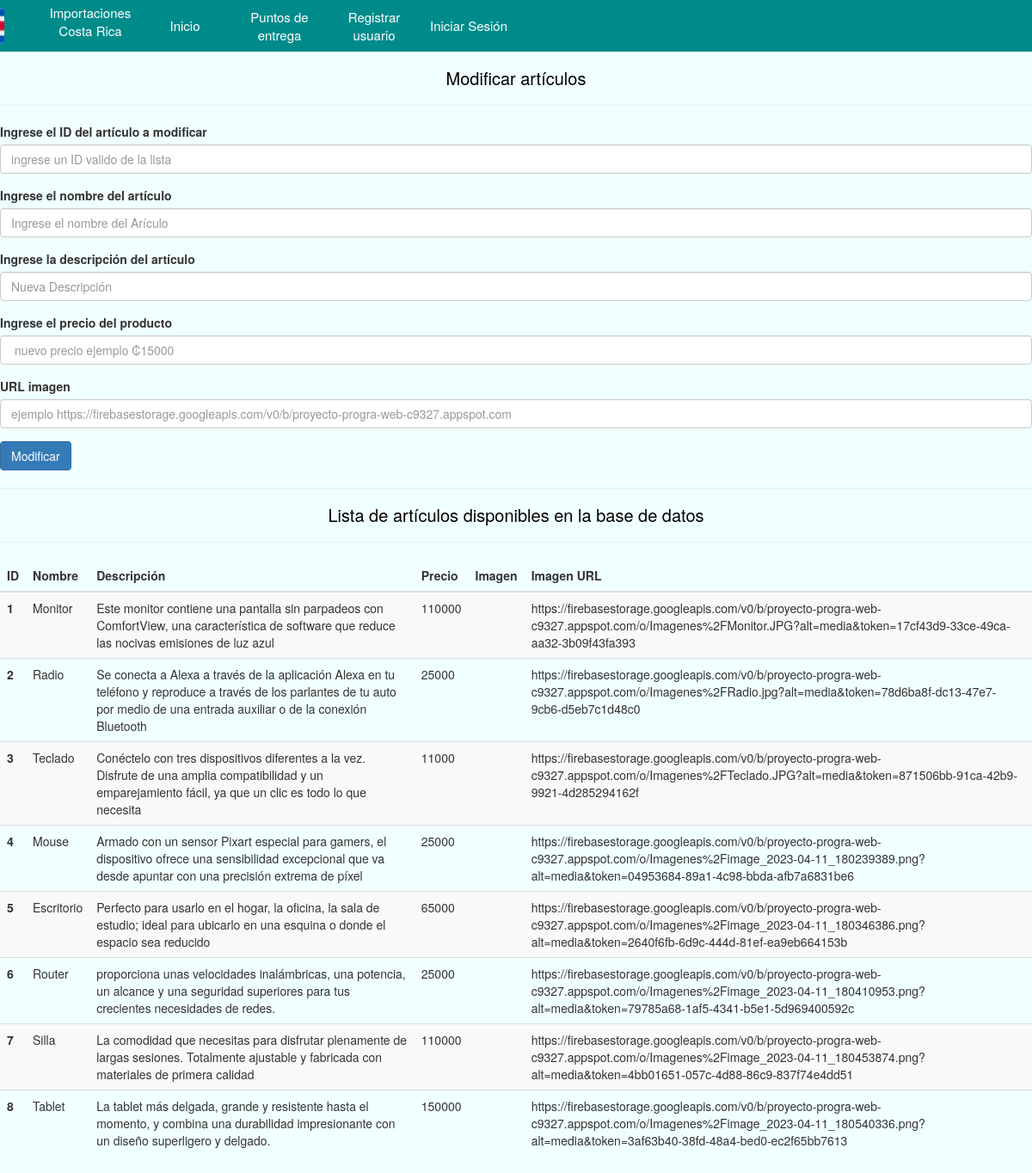
The app's page /ModificarArticulo.php with its own data.
### tables this page shows
create table articulos(
id int not null auto_increment,
nombre varchar(25) not null,
descripcion varchar(300) not null,
precio double not null,
imagen varchar(500) not null,
primary key(id));

### Entities/Articulo.php (called while the page is built, shortened)
<?php
function muestraArticulos(){
$conexion = Conecta();
if (mysqli_set_charset($conexion, "utf8")){
    $resultado = $conexion->query("select id, nombre, descripcion, precio, imagen from articulos");
}
return $resultado;
}
?>

### ModificarArticulo.php (the view, shortened to what this page needs)
<!DOCTYPE html>
<html lang="en">
<head>
</head>
<body>
<?php
include_once 'Include\navbar.php';
?>
<h1>Modificar artículos</h1>
<hr>
<form action="PHP\procesarRegistroProducto.php" method="POST" >
  <div class="form-group">
    <label for="productID">Ingrese el ID del artículo a modificar</label>
    <input type="number" class="form-control" id="productID" name="ID-Articulo" placeholder="ingrese un ID valido de la lista" requierd >
  </div>
  <div class="form-group">
    <label for="productNameField">Ingrese el nombre del artículo</label>
    <input type="textfield" class="form-control" id="productNameField" name="Nombre-Articulo" placeholder="Ingrese el nombre del Arículo" requierd>
  </div>
  <div class="form-group">
    <label for="descriptionField">Ingrese la descripción del artículo</label>
    <input type="textfield" class="form-control" id="descriptionField" name="Descripcion-Articulo" placeholder="Nueva Descripción" requierd>
  </div>
  <div class="form-group">
    <label for="priceField">Ingrese el precio del producto</label>
    <input type="number" class="form-control" id="priceField" name="Precio-Articulo" placeholder=" nuevo precio ejemplo ₡15000" requierd>
  </div>
  <div class="form-group">
    <label for="urlField">URL imagen</label>
    <input type="textfield" class="form-control" id="urlField" name="Imagen-Articulo" placeholder="ejemplo https://firebasestorage.googleapis.com/v0/b/proyecto-progra-web-c9327.appspot.com" requierd>
  </div>
  <button type="submit" class="btn btn-primary">Modificar</button>
</form>
<hr>
<h2 class="titulo-modificar">Lista de artículos disponibles en la base de datos</h1>
<hr>
<table class="table table-striped">
  <thead>
    <tr>
      <th scope="col">ID</th>
      <th scope="col">Nombre</th>
      <th scope="col">Descripción</th>
      <th scope="col">Precio</th>
      <th scope="col">Imagen</th>
      <th scope="col">Imagen URL</th>
    </tr>
  </thead>
  <tbody>
  <?php
include_once 'Entities\Articulo.php';
$selectArticulos = muestraArticulos();
while ($mostrar = mysqli_fetch_array($selectArticulos)){
 echo   "<tr>";
 echo   "<th scope='row'>$mostrar[id]</th>";
 echo   "<td>$mostrar[nombre]</td>";
 echo   "<td>$mostrar[descripcion]</td>";
 echo   "<td>$mostrar[precio]</td>";
 echo   "<td><img width='30px'src=$mostrar[imagen] alt=''></td>";
 echo   "<td>$mostrar[imagen]</td>";
 echo   "</tr>";
}
    ?>
  </tbody>
</table>
</body>
</html>

### Include/navbar.php (shortened to what this page needs)
<?php
if(empty($_SESSION)){
$acceso = 0;
}else{
$acceso = $_SESSION['acceso'];
$nombreSession = $_SESSION['Nombre'];
}
 echo   "<div class='gridContainer-Nav'>";
 echo   "<img src= Images\costa-rica.png width='60px' height='60px'>";
 echo   "<p class='nav-element-brand'>Importaciones Costa Rica</p>";
 echo   "<a class='nav-element' href='index.php'>Inicio</a>";
 echo   "<a class='nav-element' href='PuntosEntrega.php'>Puntos de entrega</a>";
 echo   "<a class='nav-element' href='Registrar.php'>Registrar usuario</a>";
if($acceso == 0 ){
echo   "<a class='nav-element' href='IniciarSesion.php'>Iniciar Sesión</a>";
}
echo   "</div>";
?>

### Style/style.css (style rules this page uses)
body { background-color: azure; }
h1 { text-align: center; color: black; font-size: 20px; }
.gridContainer-Nav { background-color: darkcyan; display: grid; grid-template-columns: 100px 100px 100px 100px 100px 100px 100px 100px 100px 100px 100px 100px; align-items: center; column-gap: 10px; justify-content: center; }
.nav-element-brand { text-align: center; font-size: 15px; color: white; }
.nav-element { text-align: center; font-size: 15px; text-decoration: none; color: white; }
.titulo-modificar { text-align: center; color: black; font-size: 20px; }

### records on screen
articulos: id "1", nombre "Monitor", descripcion "Este monitor contiene una pantalla sin parpadeos con ComfortView, una característica de software que reduce las nocivas emisiones de luz azul", precio "110000", imagen "https://firebasestorage.googleapis.com/v0/b/proyecto-progra-web-c9327.appspot.com/o/Imagenes%2FMonitor.JPG?alt=media&token=17cf43d9-33ce-49ca-aa32-3b09f43fa393"
articulos: id "2", nombre "Radio", descripcion "Se conecta a Alexa a través de la aplicación Alexa en tu teléfono y reproduce a través de los parlantes de tu auto por medio de una entrada auxiliar o de la conexión Bluetooth", precio "25000", imagen "https://firebasestorage.googleapis.com/v0/b/proyecto-progra-web-c9327.appspot.com/o/Imagenes%2FRadio.jpg?alt=media&token=78d6ba8f-dc13-47e7-9cb6-d5eb7c1d48c0"
articulos: id "3", nombre "Teclado", descripcion "Conéctelo con tres dispositivos diferentes a la vez. Disfrute de una amplia compatibilidad y un emparejamiento fácil, ya que un clic es todo lo que necesita", precio "11000", imagen "https://firebasestorage.googleapis.com/v0/b/proyecto-progra-web-c9327.appspot.com/o/Imagenes%2FTeclado.JPG?alt=media&token=871506bb-91ca-42b9-9921-4d285294162f"
articulos: id "4", nombre "Mouse", descripcion "Armado con un sensor Pixart especial para gamers, el dispositivo ofrece una sensibilidad excepcional que va desde apuntar con una precisión extrema de píxel", precio "25000", imagen "https://firebasestorage.googleapis.com/v0/b/proyecto-progra-web-c9327.appspot.com/o/Imagenes%2Fimage_2023-04-11_180239389.png?alt=media&token=04953684-89a1-4c98-bbda-afb7a6831be6"
articulos: id "5", nombre "Escritorio", descripcion "Perfecto para usarlo en el hogar, la oficina, la sala de estudio; ideal para ubicarlo en una esquina o donde el espacio sea reducido", precio "65000", imagen "https://firebasestorage.googleapis.com/v0/b/proyecto-progra-web-c9327.appspot.com/o/Imagenes%2Fimage_2023-04-11_180346386.png?alt=media&token=2640f6fb-6d9c-444d-81ef-ea9eb664153b"
articulos: id "6", nombre "Router", descripcion "proporciona unas velocidades inalámbricas, una potencia, un alcance y una seguridad superiores para tus crecientes necesidades de redes.", precio "25000", imagen "https://firebasestorage.googleapis.com/v0/b/proyecto-progra-web-c9327.appspot.com/o/Imagenes%2Fimage_2023-04-11_180410953.png?alt=media&token=79785a68-1af5-4341-b5e1-5d969400592c"
articulos: id "7", nombre "Silla", descripcion "La comodidad que necesitas para disfrutar plenamente de largas sesiones. Totalmente ajustable y fabricada con materiales de primera calidad", precio "110000", imagen "https://firebasestorage.googleapis.com/v0/b/proyecto-progra-web-c9327.appspot.com/o/Imagenes%2Fimage_2023-04-11_180453874.png?alt=media&token=4bb01651-057c-4d88-86c9-837f74e4dd51"
articulos: id "8", nombre "Tablet", descripcion "La tablet más delgada, grande y resistente hasta el momento, y combina una durabilidad impresionante con un diseño superligero y delgado.", precio "150000", imagen "https://firebasestorage.googleapis.com/v0/b/proyecto-progra-web-c9327.appspot.com/o/Imagenes%2Fimage_2023-04-11_180540336.png?alt=media&token=3af63b40-38fd-48a4-bed0-ec2f65bb7613"
